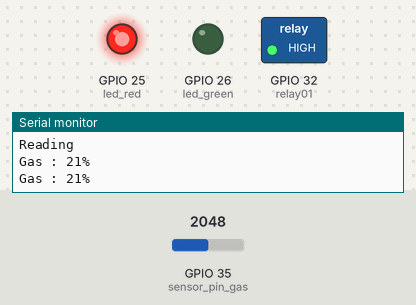
The sketch below on a simulated ESP32. Shown: switched loads named in the sketch (green lamp = pin HIGH), output pins drawn as LEDs (lit = HIGH), the last lines printed to the serial monitor. The test bench sets the inputs (shaded band); at power-on: GPIO 35 (sensor_pin_gas) = 2048.

Above: at 3.2 s.
3.3 s: GPIO 35 (sensor_pin_gas) set to 3009
5.2 s: GPIO 35 (sensor_pin_gas) set to 3083
At 6.3 s:
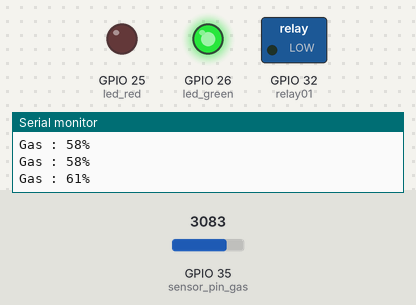
7.5 s: GPIO 35 (sensor_pin_gas) set to 2866
At 9.0 s:
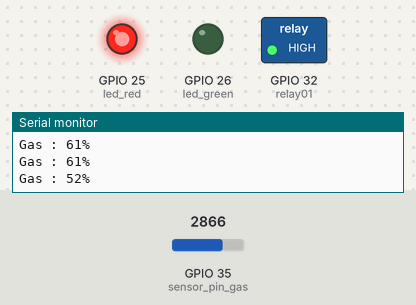
9.5 s: GPIO 35 (sensor_pin_gas) set to 3603
At 10.5 s:
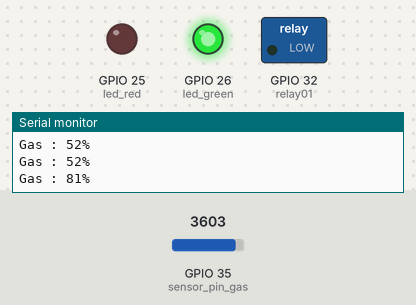
Timing chart, 0 to 12.5 s (numbered marks = the images above; inputs shaded):
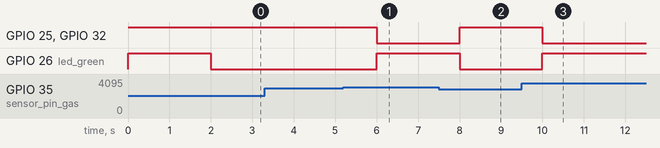

Measured:
- the behaviour switches between 3056 and 3057 on GPIO 35 (sensor_pin_gas) (found by bisection; images 0 and 1)
- after the input at 5.2 s, GPIO 25 (led_red), GPIO 32 (relay01): HIGH → LOW after 0.80 s; GPIO 26 (led_green): LOW → HIGH after 0.80 s
- after the input at 7.5 s, GPIO 25 (led_red), GPIO 32 (relay01): LOW → HIGH after 0.50 s; GPIO 26 (led_green): HIGH → LOW after 0.50 s
- after the input at 9.5 s, GPIO 25 (led_red), GPIO 32 (relay01): HIGH → LOW after 0.50 s; GPIO 26 (led_green): LOW → HIGH after 0.50 s

The sketch:

Exp03_GAS_Relay.ino
```cpp
#define sensor_pin_gas 35
#define led_red 25
#define led_green 26
#define relay01 32
void setup()
{
  Serial.begin(9600);
  pinMode(sensor_pin_gas, INPUT);
  pinMode(led_red, OUTPUT);
  pinMode(led_green, OUTPUT);
  pinMode(relay01, OUTPUT);
  digitalWrite(led_red,HIGH);
  digitalWrite(led_green,HIGH);
  digitalWrite(relay01,HIGH);
  Serial.println("Reading");
  delay(2000);
}
void loop()
{
  int value_gas= analogRead(sensor_pin_gas);
  value_gas = map(value_gas,1500,4095,0,100);
  Serial.print("Gas : ");
  Serial.print(value_gas);
  Serial.println("%");
  if(value_gas>=60){
    digitalWrite(led_red,LOW);
    digitalWrite(led_green,HIGH);
    digitalWrite(relay01,LOW);
  }
  else{
    digitalWrite(led_red,HIGH);
    digitalWrite(led_green,LOW);
    digitalWrite(relay01,HIGH);
  }
  delay(1000);
}
```
